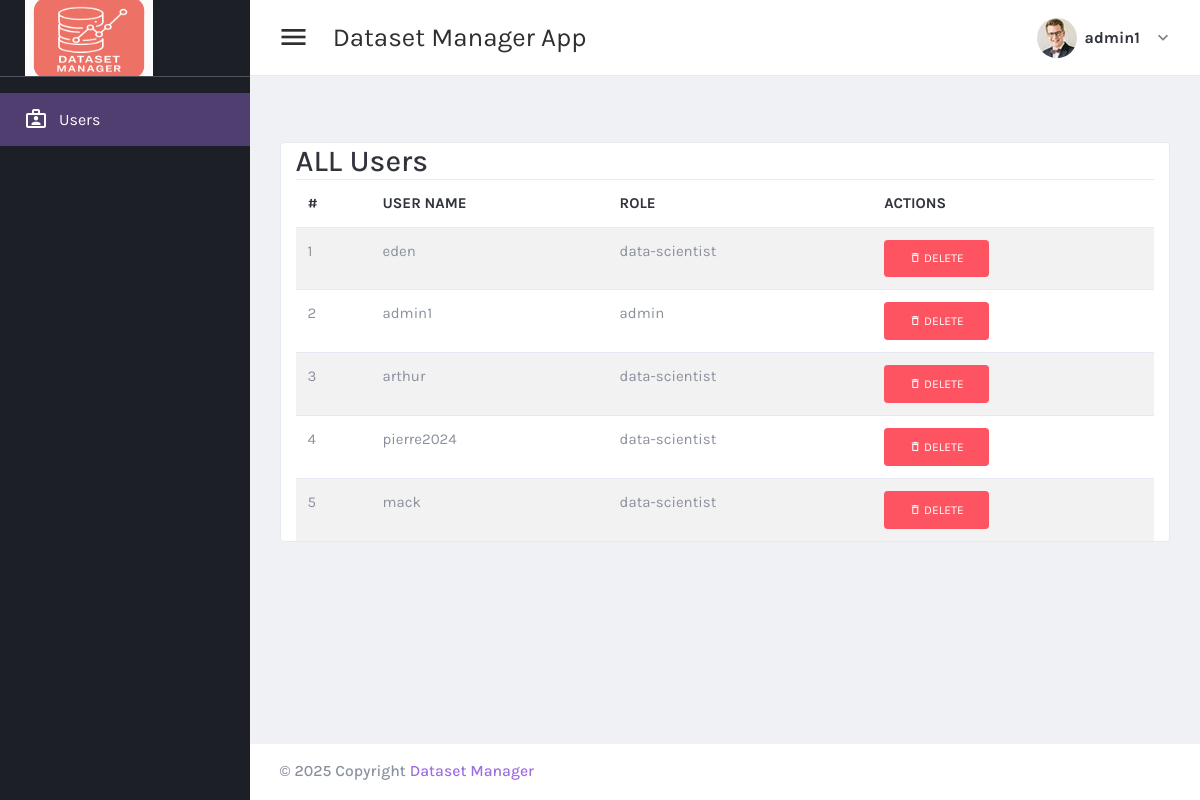
The app's page /admin/dashboard (signed in) with its own data.
### app/models.py (models this page shows)
class User(UserMixin, db.Model):
    id = db.Column(db.Integer, primary_key=True)
    username = db.Column(db.String(150), unique=True, nullable=False)
    password = db.Column(db.String(150), nullable=False)
    role = db.Column(db.String(50), nullable=False, default='data-scientist')

### app/routes/admin.py (the view)
@admin_bp.route('/dashboard')
@login_required
@role_required('admin')
def dashboard():
    users = User.query.all()
    return render_template('admin/index.html', users=users, user=current_user)

### app/utils.py (called while the page is built)
def role_required(role):
    def decorator(func):
        @wraps(func)
        def wrapper(*args, **kwargs):
            if not current_user.is_authenticated:
                flash("You need to log in to access this page.", "warning")
                return redirect(url_for('auth.login'))
            if current_user.role != role:
                flash("You do not have permission to access this page.", "danger")
                return redirect(url_for("auth.login"))
            return func(*args, **kwargs)
        return wrapper
    return decorator

### app/templates/admin/index.html (shortened to what this page needs)
<!DOCTYPE html>
<html lang="en" dir="ltr">
  <head>
    <link href="{{ url_for('static', filename='plugins/material/css/materialdesignicons.min.css') }}" rel="stylesheet" />
    <link href="{{ url_for('static', filename='plugins/simplebar/simplebar.css') }}" rel="stylesheet" />
    <link href="{{ url_for('static', filename='plugins/nprogress/nprogress.css') }}" rel="stylesheet" />
    <link href="{{ url_for('static', filename='plugins/DataTables/DataTables-1.10.18/css/jquery.dataTables.min.css') }}" rel="stylesheet" />
    <link href="{{ url_for('static', filename='plugins/jvectormap/jquery-jvectormap-2.0.3.css') }}" rel="stylesheet" />
    <link href="{{ url_for('static', filename='plugins/daterangepicker/daterangepicker.css') }}" rel="stylesheet" />
    <link href="https://cdn.quilljs.com/1.3.6/quill.snow.css" rel="stylesheet">
    <link href="{{ url_for('static', filename='plugins/toaster/toastr.min.css') }}" rel="stylesheet" />
    <link id="main-css-href" rel="stylesheet" href="{{ url_for('static', filename='css/style.css') }}" />
  </head>
  <body class="navbar-fixed sidebar-fixed" id="body">
    <div class="wrapper">
      {% include 'admin/aside.html' %}
      <div class="page-wrapper">
        {% include 'admin/header.html'  %}
        <div class="content-wrapper">
          <div class="content">
            <div class="container mt-5 card card-default card-mini">
                <h2>ALL Users</h2>
                {% if users %}
                <table class="table table-striped">
                    <thead>
                        <tr>
                            <th>#</th>
                            <th>User Name</th>
                            <th>Role</th>
                            <th>Actions</th>
                        </tr>
                    </thead>
                    <tbody>
                        {% for user in users %}
                        <tr>
                            <td>{{ loop.index }}</td>
                            <td>{{ user.username }}</td>
                            <td>{{ user.role }}</td>
                            <td>
                                <form action="{{ url_for('admin.delete_user', user_id=user.id) }}" method="POST" style="display:inline;">
                                    <button type="submit" class="btn btn-danger  btn-sm" onclick="return confirm('Are you sure you want to delete this user?')">
                                        <i class="mdi mdi-delete-outline"></i>  Delete
                                    </button>
                                </form>
                            </td>
                        </tr>
                        {% endfor %}
                    </tbody>
                </table>
                {% else %}
                <p>No Users found. </p>
                {% endif %}
            </div>
          </div>
        </div>
        {% include 'admin/footer.html' %}
      </div>
    </div>
  </body>
</html>

### app/templates/admin/header.html (shortened to what this page needs)
<header class="main-header" id="header">
    <nav class="navbar navbar-expand-lg navbar-light" id="navbar">
      <button id="sidebar-toggler" class="sidebar-toggle">
      </button>
      <span class="page-title">Dataset Manager App</span>
      <div class="navbar-right">
        <ul class="nav navbar-nav">
          <li class="dropdown user-menu">
            <button class="dropdown-toggle nav-link" data-toggle="dropdown">
              <img src="{{ url_for('static', filename='images/user/user-xs-01.jpg') }}" class="user-image rounded-circle" alt="User Image" />
              <span class="d-none d-lg-inline-block">{{ user.username if user.is_authenticated else 'Guest' }}</span>
            </button>
          </li>
        </ul>
      </div>
    </nav>
</header>

### records on screen
User: username "admin1", role "admin"
User: username "eden", role "data-scientist"
User: username "arthur", role "data-scientist"
User: username "pierre2024", role "data-scientist"
User: username "mack", role "data-scientist"
